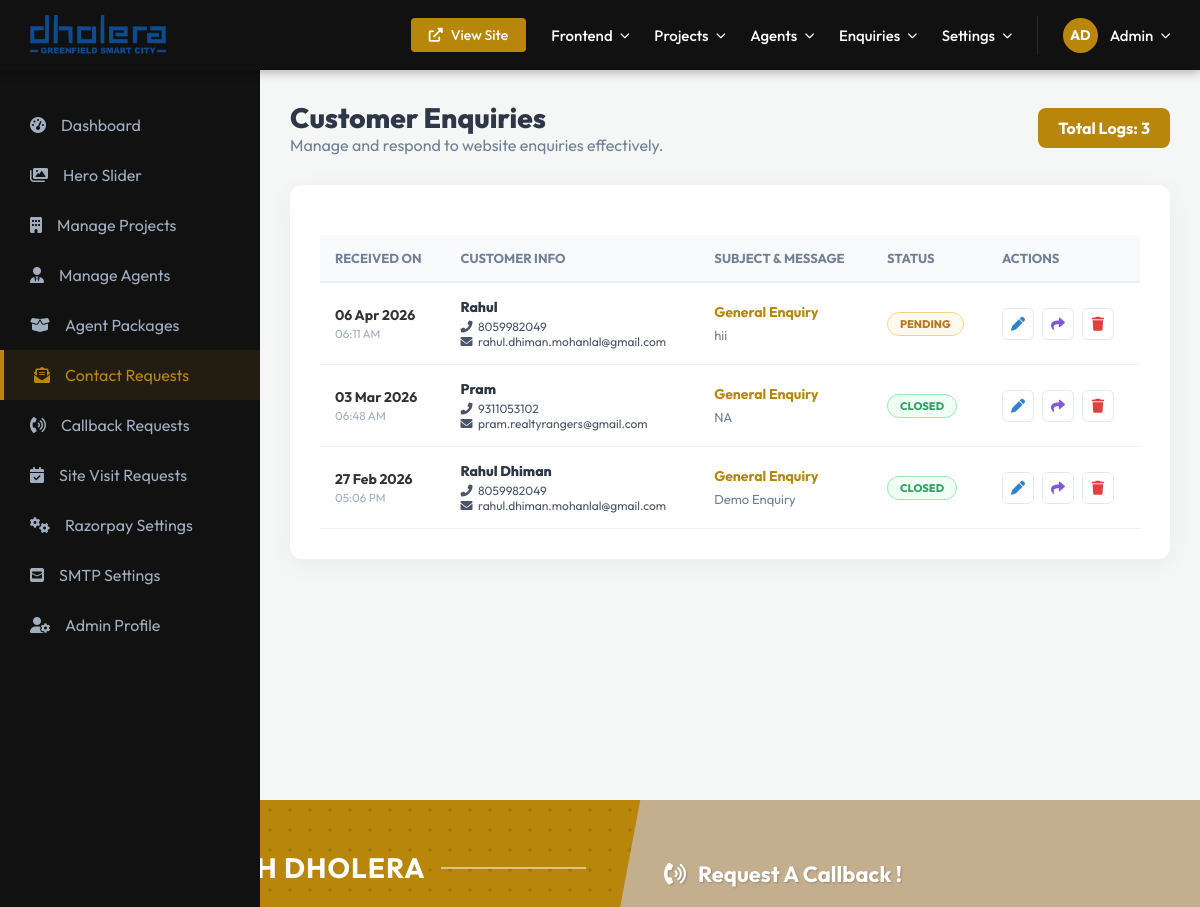
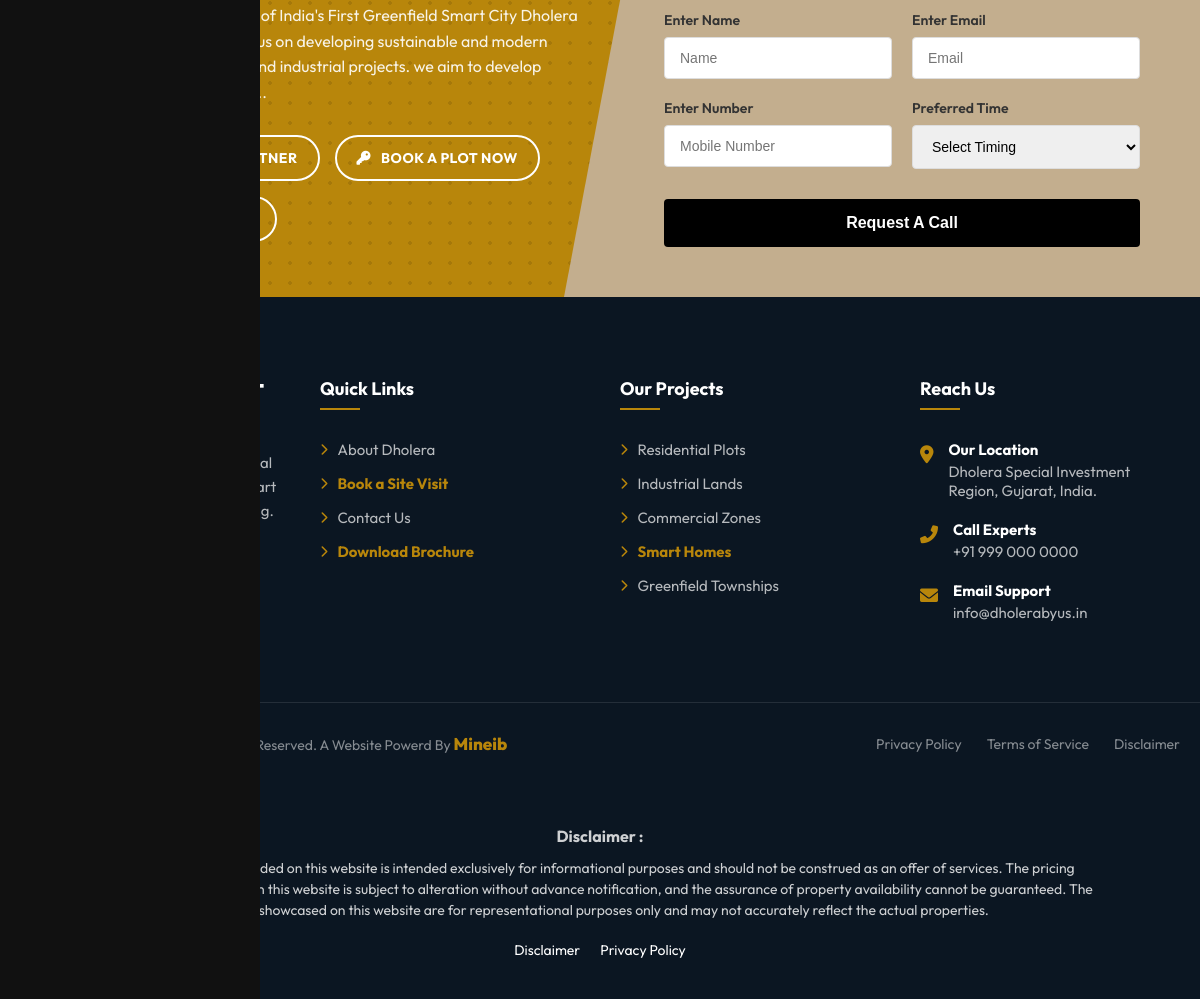
The app's page /admin/enquiries/manage-enquiries.php (signed in) with its own data (2 pictures, top to bottom).
### tables this page shows
CREATE TABLE `enquiries` (
  `id` int(11) NOT NULL AUTO_INCREMENT,
  `name` varchar(100) NOT NULL,
  `email` varchar(100) NOT NULL,
  `phone` varchar(20) NOT NULL,
  `subject` varchar(255) DEFAULT 'General Enquiry',
  `message` text DEFAULT NULL,
  `status` enum('pending','closed') DEFAULT 'pending',
  `created_at` timestamp NULL DEFAULT current_timestamp(),
  PRIMARY KEY (`id`)
);

### admin/enquiries/manage-enquiries.php (the view, shortened to what this page needs)
<?php
require_once '../../database/db_config.php';
$limit = 10;
$page = isset($_GET['page']) ? (int)$_GET['page'] : 1;
$offset = ($page - 1) * $limit;
try {
    $count_stmt = $conn->query("SELECT COUNT(*) FROM enquiries");
    $total_items = $count_stmt->fetchColumn();
    $stmt = $conn->prepare("SELECT * FROM enquiries ORDER BY created_at DESC LIMIT :limit OFFSET :offset");
    $stmt->bindValue(':limit', $limit, PDO::PARAM_INT);
    $stmt->bindValue(':offset', $offset, PDO::PARAM_INT);
    $stmt->execute();
    $enquiries = $stmt->fetchAll();
} catch (PDOException $e) {
    die("Database Error: " . $e->getMessage());
}
include '../includes/header.php';
?>
<div class="main-content">
    <div style="display: flex; justify-content: space-between; align-items: center; margin-bottom: 30px;">
        <div>
            <h1 style="font-size: 28px; font-weight: 800; color: #2d3748;">Customer Enquiries</h1>
            <p style="color: #718096;">Manage and respond to website enquiries effectively.</p>
        </div>
        <div style="background: var(--primary-gold); color: #fff; padding: 10px 20px; border-radius: 8px; font-weight: 700;">
            Total Logs: <?php echo $total_items; ?>
        </div>
    </div>
    <div class="manage-card">
        <div class="table-responsive">
            <table class="custom-table">
                <thead>
                    <tr>
                        <th>Received On</th>
                        <th>Customer Info</th>
                        <th>Subject & Message</th>
                        <th>Status</th>
                        <th>Actions</th>
                    </tr>
                </thead>
                <tbody>
                    <?php if (count($enquiries) > 0): ?>
                        <?php foreach ($enquiries as $row): ?>
                            <tr>
                                <td>
                                    <div style="font-weight: 700;"><?php echo date('d M Y', strtotime($row['created_at'])); ?></div>
                                    <small style="color: #a0aec0;"><?php echo date('h:i A', strtotime($row['created_at'])); ?></small>
                                </td>
                                <td>
                                    <div style="font-weight: 800; color: #2d3748;"><?php echo htmlspecialchars($row['name']); ?></div>
                                    <div style="font-size: 12px; color: #4a5568; margin-top: 3px;">
                                        <i class="fas fa-phone-alt" style="width: 15px;"></i> <?php echo htmlspecialchars($row['phone']); ?><br>
                                        <i class="fas fa-envelope" style="width: 15px;"></i> <?php echo htmlspecialchars($row['email']); ?>
                                    </div>
                                </td>
                                <td>
                                    <div style="font-weight: 700; color: var(--primary-gold); margin-bottom: 5px;">
                                        <?php echo htmlspecialchars($row['subject'] ?? 'General Enquiry'); ?>
                                    </div>
                                    <div style="font-size: 13px; color: #718096; max-width: 250px; line-height: 1.4;">
                                        <?php echo mb_strimwidth(htmlspecialchars($row['message']), 0, 100, "..."); ?>
                                    </div>
                                </td>
                                <td>
                                    <span class="status-badge status-<?php echo $row['status']; ?>">
                                        <?php echo ucfirst($row['status']); ?>
                                    </span>
                                </td>
                                <td>
                                    <div style="display: flex; gap: 8px;">
                                        <a href="javascript:void(0)" class="action-btn btn-edit" onclick="openEditModal(<?php echo htmlspecialchars(json_encode($row)); ?>)" title="Edit Details">
                                            <i class="fas fa-pen"></i>
                                        </a>
                                        <a href="javascript:void(0)" class="action-btn btn-forward" onclick="openForwardModal(<?php echo $row['id']; ?>, 'enquiry', '<?php echo addslashes($row['name']); ?>')" title="Forward to Agent">
                                            <i class="fas fa-share"></i>
                                        </a>
                                        <a href="?action=delete&id=<?php echo $row['id']; ?>" class="action-btn btn-delete" onclick="return confirm('Delete this record permanently?')" title="Delete">
                                            <i class="fas fa-trash"></i>
                                        </a>
                                    </div>
                                </td>
                            </tr>
                        <?php endforeach; ?>
                    <?php else: ?>
                        <tr>
                            <td colspan="5" style="text-align: center; padding: 50px; color: #a0aec0;">No enquiries recorded yet.</td>
                        </tr>
                    <?php endif; ?>
                </tbody>
            </table>
        </div>
    </div>
</div>
<?php include '../includes/footer.php'; ?>

### admin/includes/header.php (style rules this page uses)
:root { --primary-gold: #b8860b; --dark-bg: #111; --sidebar-width: 260px; --header-height: 70px; --text-gray: #a0aec0; --light-gray: #f7fafc; }
* { margin: 0; padding: 0; box-sizing: border-box; }
body { font-family: 'Outfit', sans-serif; background-color: #f4f7f6; color: #333; }
.main-content { margin-left: var(--sidebar-width); margin-top: var(--header-height); padding: 40px; min-height: calc(100vh - var(--header-height)); }

### admin/enquiries/manage-enquiries.php (style rules this page uses)
:root { --primary-gold: #b8860b; --success-green: #38a169; --pending-yellow: #b7791f; --contacted-blue: #3182ce; --danger-red: #e53e3e; }
.main-content { padding: 30px; }
.manage-card { background: #fff; border-radius: 12px; box-shadow: 0 5px 25px rgba(0,0,0,0.05); padding: 30px; }
.table-responsive { overflow-x: auto; }
.custom-table { width: 100%; border-collapse: collapse; margin-top: 20px; }
.custom-table th { background: #f8fafc; padding: 15px; text-align: left; font-size: 13px; font-weight: 700; color: #718096; text-transform: uppercase; border-bottom: 2px solid #edf2f7; }
.custom-table td { padding: 15px; border-bottom: 1px solid #edf2f7; font-size: 14px; vertical-align: middle; }
.status-badge { padding: 4px 12px; border-radius: 20px; font-size: 11px; font-weight: 800; text-transform: uppercase; display: inline-block; }
.status-pending { background: #fffaf0; color: #b7791f; border: 1px solid #fbd38d; }
.status-closed { background: #f0fff4; color: #38a169; border: 1px solid #9ae6b4; }
.action-btn { width: 32px; height: 32px; border-radius: 6px; display: inline-flex; align-items: center; justify-content: center; text-decoration: none; transition: all 0.2s; border: 1px solid #e2e8f0; background: #fff; font-size: 14px; }
.btn-edit { color: #3182ce; }
.btn-forward { color: #805ad5; }
.btn-delete { color: #e53e3e; }

### includes/main-footer.php (style rules this page uses)
:root { --footer-bg: #0b1622; --footer-text: #e2e8f0; --footer-gold: #b8860b; --footer-border: rgba(255, 255, 255, 0.1); }

### records on screen
enquiries: created_at "06 Apr 2026", created_at "06:11 AM", name "Rahul", phone "8059982049", email "rahul.dhiman.mohanlal@gmail.com", subject "General Enquiry", message "hii", status "PENDING"
enquiries: created_at "03 Mar 2026", created_at "06:48 AM", name "Pram", phone "9311053102", email "pram.realtyrangers@gmail.com", subject "General Enquiry", message "NA", status "CLOSED"
enquiries: created_at "27 Feb 2026", created_at "05:06 PM", name "Rahul Dhiman", phone "8059982049", email "rahul.dhiman.mohanlal@gmail.com", subject "General Enquiry", message "Demo Enquiry", status "CLOSED"

### other values on screen
$total_items "3"
